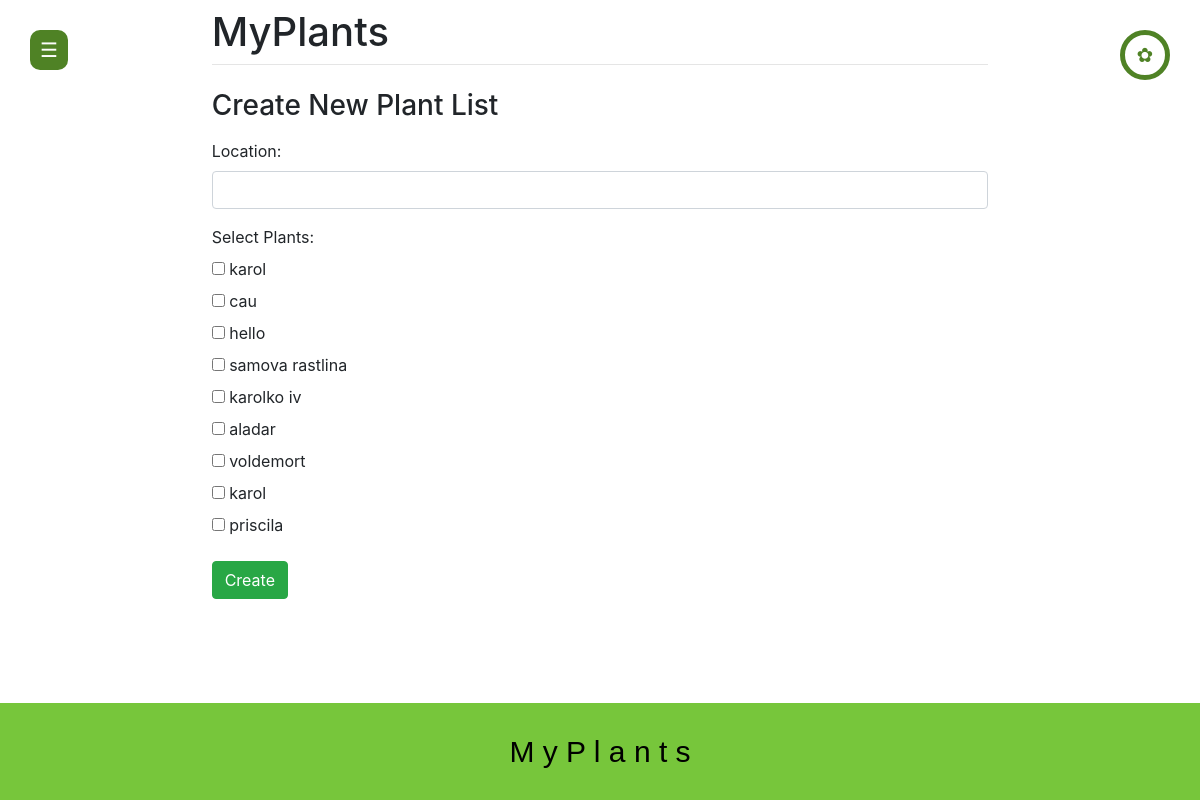
The page /create/ (signed in) on the database its author committed.
### main/models.py (models this page shows, shortened)
class Plants(models.Model):
    listID = models.ForeignKey(PlantList, on_delete=models.CASCADE, related_name='plants')
    name = models.CharField(max_length=200)
    type = models.CharField(max_length=200)
    water = models.IntegerField()
    period = models.IntegerField()

### main/views.py (the view)
# urls.py: path('create/', views.create_new_list, name='create_new_list'),
def create_new_list(request):
    if request.method == 'POST':
        form = CreateNewList(request.user, request.POST)
        if form.is_valid():
            new_list = form.save(request.user)
            return redirect('view')
    else:
        form = CreateNewList(user=request.user)
    return render(request, 'main/create.html', {'form': form})

### main/forms.py (shortened to what this page needs)
class CreateNewList(forms.Form):
    location = forms.CharField(label="Location", max_length=200)
    plants = forms.ModelMultipleChoiceField(
        queryset=Plants.objects.none(),  # update to empty queryset initially
        label="Select Plants",
        widget=forms.CheckboxSelectMultiple,
    )
    def __init__(self, user=None, *args, **kwargs):
        super(CreateNewList, self).__init__(*args, **kwargs)
        if user:
            self.fields['plants'].queryset = Plants.objects.filter(listID__userID=user)

### main/templates/main/create.html (shortened to what this page needs)
{% extends 'main/base.html' %}
{% block content %}
    <h3>Create New Plant List</h3>
    <form method="post" class="mt-3">
        <div class="form-group">
            <label for="id_location">Location:</label>
            <input type="text" id="id_location" name="location" class="form-control" required>
        </div>
        <div class="form-group">
            <label for="id_plants">Select Plants:</label><br>
            {% for plant in form.plants.field.queryset %}
                <label class="checkbox-inline">
                    <input type="checkbox" name="plants" value="{{ plant.pk }}" id="id_plants_{{ plant.pk }}"> {{ plant.name }}
                </label>
                <br>
            {% endfor %}
        </div>
        <button type="submit" name="save" class="btn btn-success">Create</button>
    </form>
</div>
{% endblock %}

### rows shown on the page
Plants: name "karol"
Plants: name "cau"
Plants: name "hello"
Plants: name "samova rastlina"
Plants: name "karolko iv"
Plants: name "aladar"
Plants: name "voldemort"
Plants: name "karol"
Plants: name "priscila"
